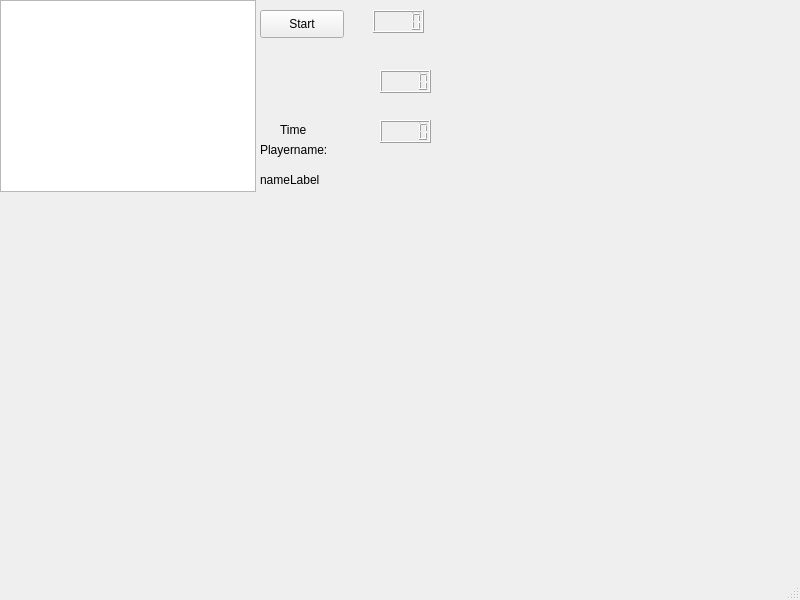
<?xml version="1.0" encoding="UTF-8"?>
<ui version="4.0">
 <class>MainWindow</class>
 <widget class="QMainWindow" name="MainWindow">
  <property name="geometry">
   <rect>
    <x>0</x>
    <y>0</y>
    <width>800</width>
    <height>600</height>
   </rect>
  </property>
  <property name="windowTitle">
   <string>MainWindow</string>
  </property>
  <widget class="QWidget" name="centralwidget">
   <widget class="QGraphicsView" name="gameView">
    <property name="geometry">
     <rect>
      <x>0</x>
      <y>0</y>
      <width>256</width>
      <height>192</height>
     </rect>
    </property>
   </widget>
   <widget class="QPushButton" name="startButton">
    <property name="geometry">
     <rect>
      <x>260</x>
      <y>10</y>
      <width>84</width>
      <height>28</height>
     </rect>
    </property>
    <property name="text">
     <string>Start</string>
    </property>
   </widget>
   <widget class="QLabel" name="nameLabel">
    <property name="geometry">
     <rect>
      <x>260</x>
      <y>170</y>
      <width>91</width>
      <height>20</height>
     </rect>
    </property>
    <property name="text">
     <string>nameLabel</string>
    </property>
   </widget>
   <widget class="QLabel" name="playernameLabel">
    <property name="geometry">
     <rect>
      <x>260</x>
      <y>140</y>
      <width>101</width>
      <height>20</height>
     </rect>
    </property>
    <property name="text">
     <string>Playername:</string>
    </property>
   </widget>
   <widget class="QLCDNumber" name="time_lcd_sec">
    <property name="geometry">
     <rect>
      <x>373</x>
      <y>10</y>
      <width>51</width>
      <height>23</height>
     </rect>
    </property>
   </widget>
   <widget class="QLabel" name="timeLabel">
    <property name="geometry">
     <rect>
      <x>280</x>
      <y>120</y>
      <width>63</width>
      <height>20</height>
     </rect>
    </property>
    <property name="text">
     <string>Time</string>
    </property>
   </widget>
   <widget class="QLCDNumber" name="time_lcd_min">
    <property name="geometry">
     <rect>
      <x>380</x>
      <y>70</y>
      <width>51</width>
      <height>23</height>
     </rect>
    </property>
   </widget>
   <widget class="QLCDNumber" name="points_lcd">
    <property name="geometry">
     <rect>
      <x>380</x>
      <y>120</y>
      <width>51</width>
      <height>23</height>
     </rect>
    </property>
   </widget>
  </widget>
  <widget class="QMenuBar" name="menubar">
   <property name="geometry">
    <rect>
     <x>0</x>
     <y>0</y>
     <width>800</width>
     <height>25</height>
    </rect>
   </property>
  </widget>
  <widget class="QStatusBar" name="statusbar"/>
 </widget>
 <resources/>
 <connections/>
</ui>
